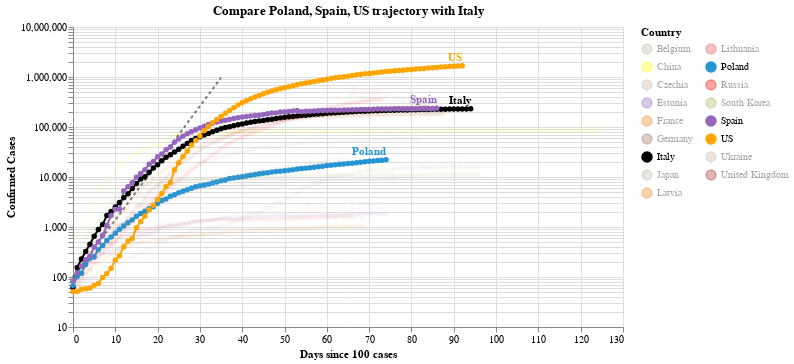

The cell this chart's notebook holds for it:
### Code cell
#hide_input
chart2 = make_since_chart(dff2, ['Poland', 'Spain', 'US'], baseline_countries)
chart2

### Figure 1 — Vega-Lite specification as saved in the notebook (floating-point values rounded to 4 significant figures; data arrays with more than 128 entries replaced by an {"elided": "..."} marker saying what was removed)
{"config": {"view": {"continuousWidth": 400, "continuousHeight": 300}}, "layer": [{"data": {"name": "data-628230001892d6798b50651be41d1b3e"}, "mark": {"type": "line", "color": "black", "opacity": 0.5, "strokeDash": [3, 3]}, "encoding": {"x": {"type": "quantitative", "field": "Days since 100 cases"}, "y": {"type": "quantitative", "field": "Confirmed Cases"}}}, {"data": {"name": "data-7daa78f1cc2363a3665cee1959608392"}, "mark": {"type": "line", "point": true}, "encoding": {"color": {"type": "nominal", "field": "Country", "legend": {"columns": 2}, "scale": {"domain": ["Belgium", "China", "Czechia", "Estonia", "France", "Germany", "Italy", "Japan", "Latvia", "Lithuania", "Poland", "Russia", "South Korea", "Spain", "US", "Ukraine", "United Kingdom"], "range": ["#C1B7AD", "yellow", "#C1B7AD", "#9467bd", "#F58518", "#9D755D", "black", "#C1B7AD", "#F58518", "#E45756", "#2495D3", "red", "#A1BA59", "#9467bd", "orange", "#C1B7AD", "brown"]}}, "opacity": {"condition": {"value": 1, "selection": "selector004"}, "value": 0.05}, "tooltip": [{"type": "nominal", "field": "Country"}, {"type": "temporal", "field": "Date"}, {"type": "quantitative", "field": "Confirmed Cases"}, {"type": "quantitative", "field": "Days since 100 cases"}], "x": {"type": "quantitative", "field": "Days since 100 cases"}, "y": {"type": "quantitative", "field": "Confirmed Cases", "scale": {"type": "log"}}}, "selection": {"selector004": {"type": "multi", "fields": ["Country"], "bind": "legend", "init": [{"Country": "Poland"}, {"Country": "Spain"}, {"Country": "US"}, {"Country": "Italy"}]}}, "width": 550}, {"data": {"name": "data-7daa78f1cc2363a3665cee1959608392"}, "mark": {"type": "text", "align": "right", "dy": -8, "fontWeight": "bold"}, "encoding": {"color": {"type": "nominal", "field": "Country", "legend": {"columns": 2}, "scale": {"domain": ["Belgium", "China", "Czechia", "Estonia", "France", "Germany", "Italy", "Japan", "Latvia", "Lithuania", "Poland", "Russia", "South Korea", "Spain", "US", "Ukraine", "United Kingdom"], "range": ["#C1B7AD", "yellow", "#C1B7AD", "#9467bd", "#F58518", "#9D755D", "black", "#C1B7AD", "#F58518", "#E45756", "#2495D3", "red", "#A1BA59", "#9467bd", "orange", "#C1B7AD", "brown"]}}, "opacity": {"condition": {"value": 1, "selection": "selector004"}, "value": 0.05}, "text": {"type": "nominal", "field": "Country"}, "tooltip": [{"type": "nominal", "field": "Country"}, {"type": "temporal", "field": "Date"}, {"type": "quantitative", "field": "Confirmed Cases"}, {"type": "quantitative", "field": "Days since 100 cases"}], "x": {"type": "quantitative", "field": "Days since 100 cases"}, "y": {"type": "quantitative", "field": "Confirmed Cases", "scale": {"type": "log"}}}, "transform": [{"filter": "(datum['Date'] >= 1590451200000)"}], "width": 550}], "title": "Compare Poland, Spain, US trajectory with Italy", "$schema": "https://vega.github.io/schema/vega-lite/v4.0.2.json", "datasets": {"data-628230001892d6798b50651be41d1b3e": [{"Days since 100 cases": 0, "Confirmed Cases": 100.0}, {"Days since 100 cases": 1, "Confirmed Cases": 130.0}, {"Days since 100 cases": 2, "Confirmed Cases": 169.0}, {"Days since 100 cases": 3, "Confirmed Cases": 219.7}, {"Days since 100 cases": 4, "Confirmed Cases": 285.6}, {"Days since 100 cases": 5, "Confirmed Cases": 371.3}, {"Days since 100 cases": 6, "Confirmed Cases": 482.7}, {"Days since 100 cases": 7, "Confirmed Cases": 627.5}, {"Days since 100 cases": 8, "Confirmed Cases": 815.7}, {"Days since 100 cases": 9, "Confirmed Cases": 1060.0}, {"Days since 100 cases": 10, "Confirmed Cases": 1379.0}, {"Days since 100 cases": 11, "Confirmed Cases": 1792.0}, {"Days since 100 cases": 12, "Confirmed Cases": 2330.0}, {"Days since 100 cases": 13, "Confirmed Cases": 3029.0}, {"Days since 100 cases": 14, "Confirmed Cases": 3937.0}, {"Days since 100 cases": 15, "Confirmed Cases": 5119.0}, {"Days since 100 cases": 16, "Confirmed Cases": 6654.0}, {"Days since 100 cases": 17, "Confirmed Cases": 8650.0}, {"Days since 100 cases": 18, "Confirmed Cases": 11250.0}, {"Days since 100 cases": 19, "Confirmed Cases": 14620.0}, {"Days since 100 cases": 20, "Confirmed Cases": 19000.0}, {"Days since 100 cases": 21, "Confirmed Cases": 24710.0}, {"Days since 100 cases": 22, "Confirmed Cases": 32120.0}, {"Days since 100 cases": 23, "Confirmed Cases": 41750.0}, {"Days since 100 cases": 24, "Confirmed Cases": 54280.0}, {"Days since 100 cases": 25, "Confirmed Cases": 70560.0}, {"Days since 100 cases": 26, "Confirmed Cases": 91730.0}, {"Days since 100 cases": 27, "Confirmed Cases": 119300.0}, {"Days since 100 cases": 28, "Confirmed Cases": 155000.0}, {"Days since 100 cases": 29, "Confirmed Cases": 201500.0}, {"Days since 100 cases": 30, "Confirmed Cases": 262000.0}, {"Days since 100 cases": 31, "Confirmed Cases": 340600.0}, {"Days since 100 cases": 32, "Confirmed Cases": 442800.0}, {"Days since 100 cases": 33, "Confirmed Cases": 575600.0}, {"Days since 100 cases": 34, "Confirmed Cases": 748300.0}, {"Days since 100 cases": 35, "Confirmed Cases": 972800.0}], "data-7daa78f1cc2363a3665cee1959608392": {"elided": "1448 records"}}}
